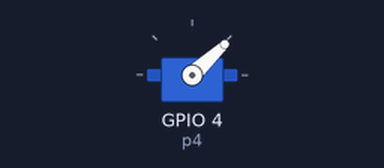
The program below on a simulated ESP32 board running MicroPython. Parts: servo. Servo angles are drawn from the pulse width (0.5 ms = 0°, 2.5 ms = 180°).

Above: at 0.05 s.
At 4.0 s:
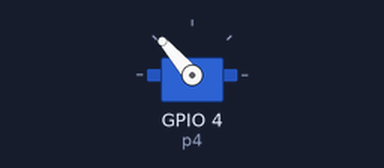
Timing chart, 0 to 5.2 s (numbered marks = the images above):
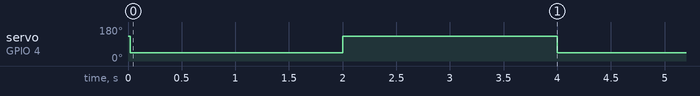

Measured:
- by itself, servo on GPIO 4 (p4): alternates 131° for 2.0 s and 43° for 2.0 s

The program:

testeServo.py
```python
import machine
from time import sleep
p4 = machine.Pin(4)
servo = machine.PWM(p4,freq=50)
# duty for servo is between 40 - 115
servo.duty(100)
while(1):
  servo.duty(50)
  sleep(2)
  servo.duty(100)
  sleep(2)
```
